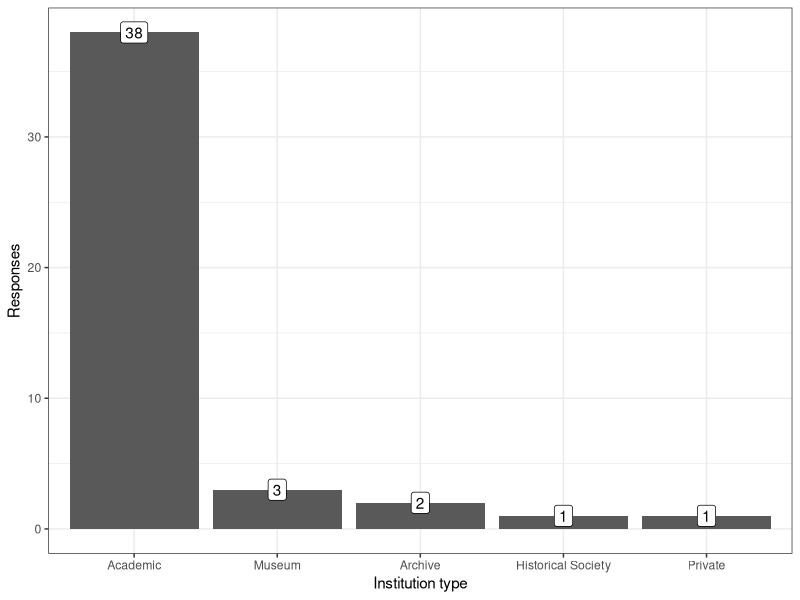
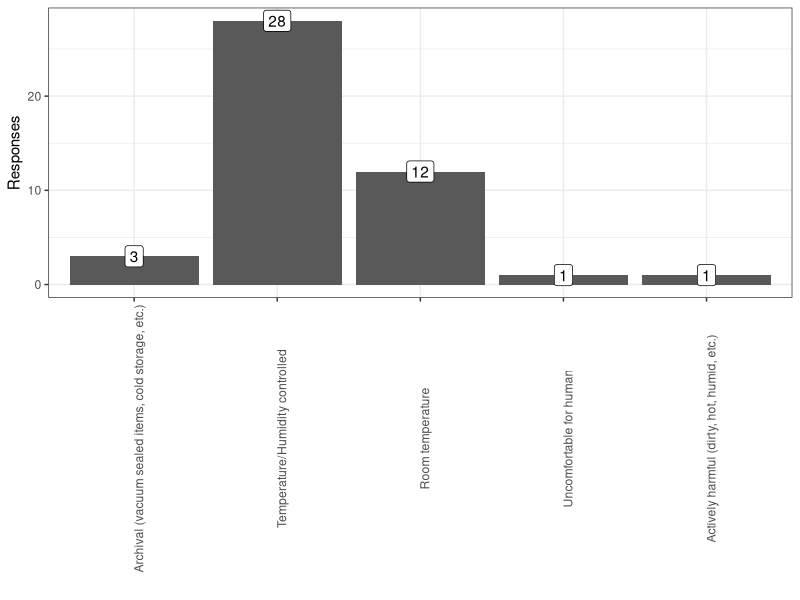
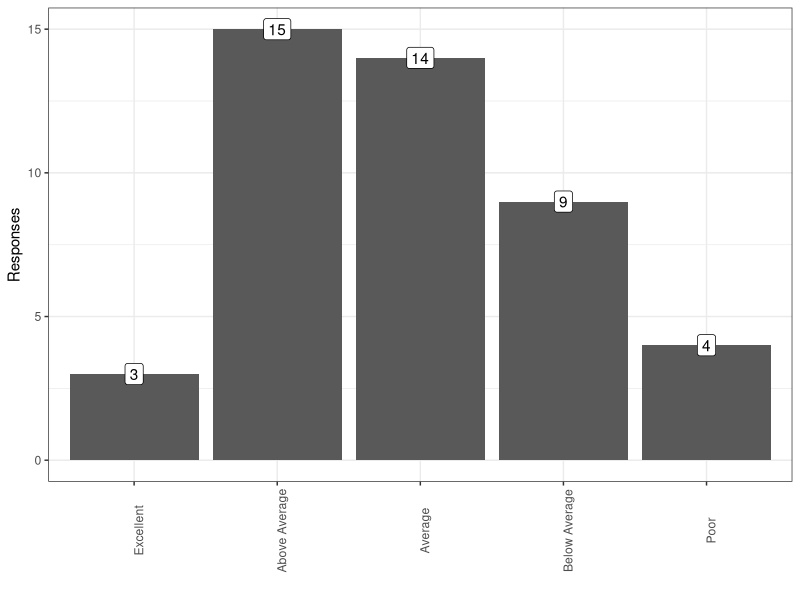
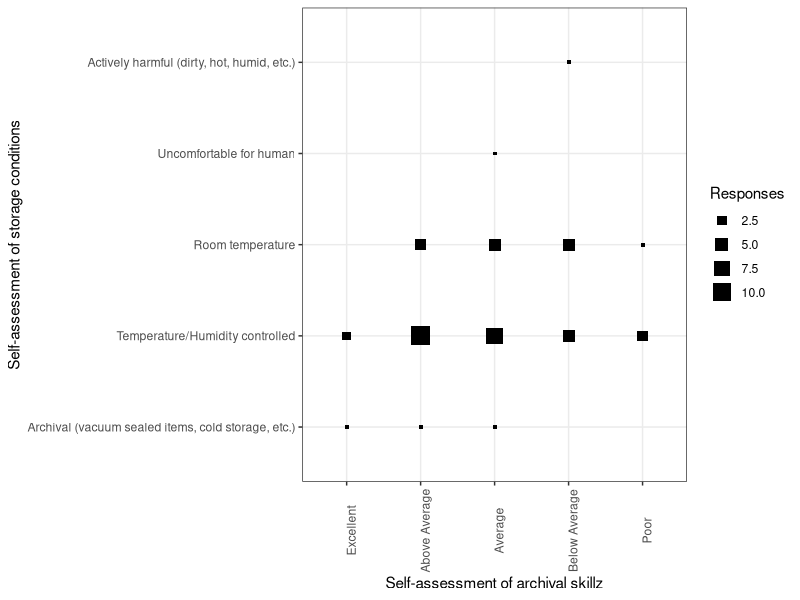
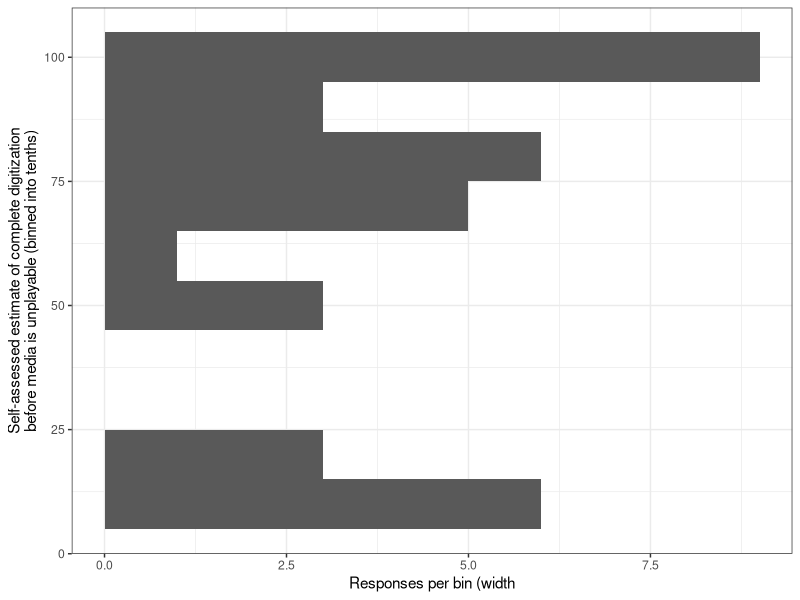
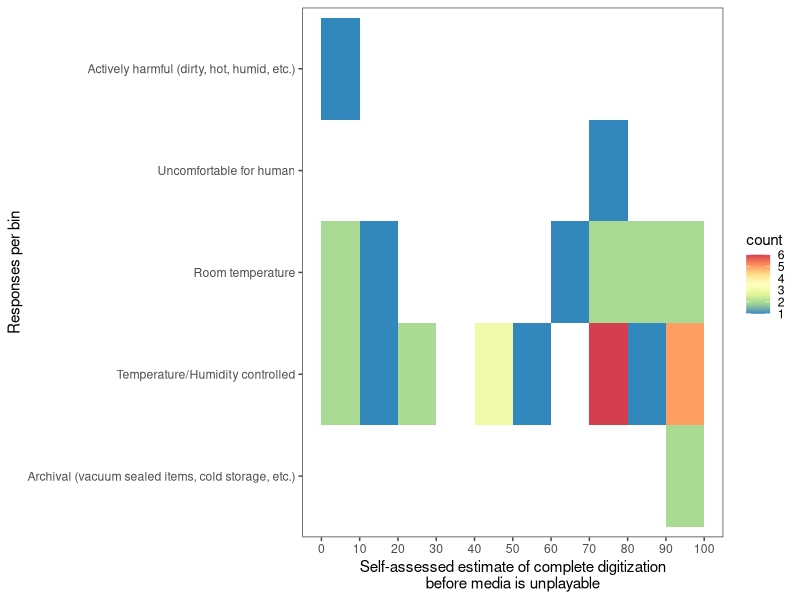
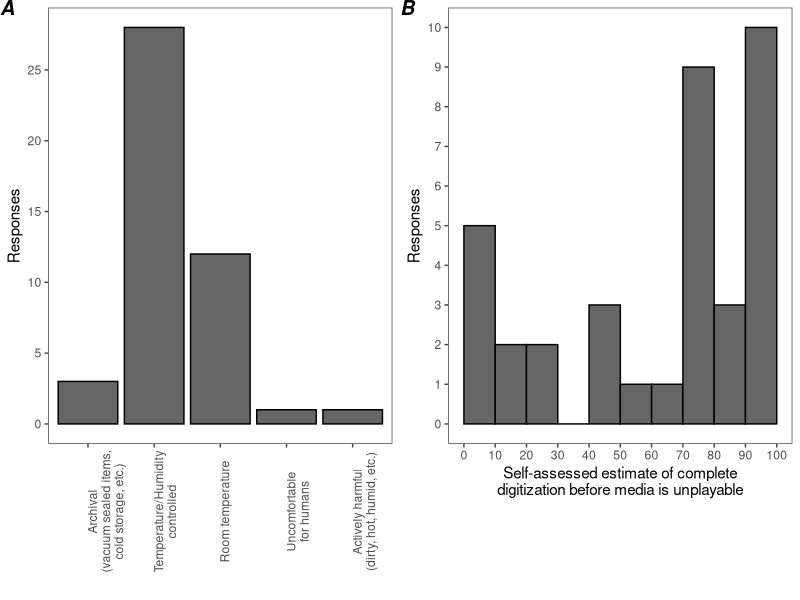
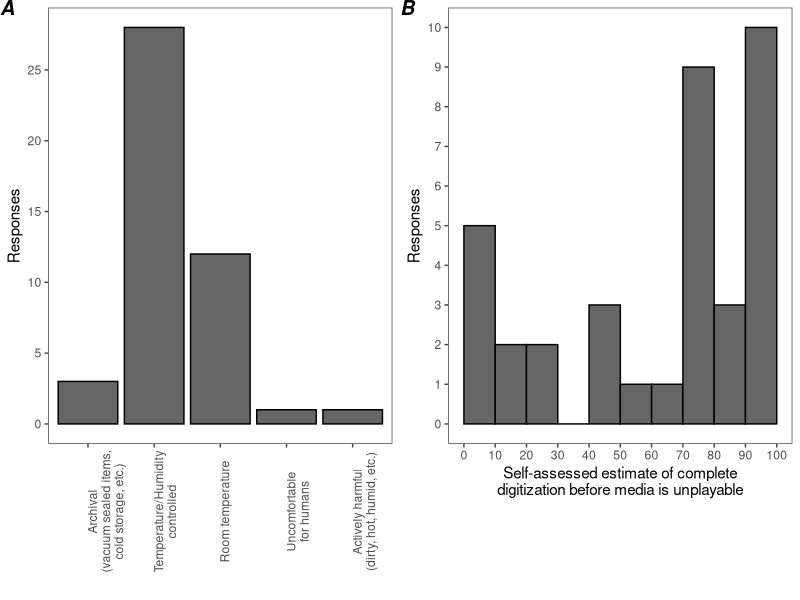

Reproduce these figures in R, in order. (Note: this script raises an error after producing the figures.)
## ---- chunk 1
# This is to just globally mute a lot of messages and errors
knitr::opts_chunk$set(echo=F,message=F,error=T,warning=F)
## ---- chunk 2
library(tidyverse)
library(ggrepel)
library(egg)
library(ComplexHeatmap)
library(circlize)
## ---- chunk 3
raw_datar <- read_csv("survey_data_2019.csv" ,
    col_names=c(
        "Key","State","InstitutionType","TotalItems",
        "StorageConditions",
        "Unstructured_StorageHistory",
        "Unstructured_CompletionEstimate",
        "PercentDigitizedBeforeUnplayable",
        "PracticeSelfAssesment",
        "Percentage_Open Reel Video","Percentage_U-Matic","Percentage_Betamax",
        "Percentage_VHS & S-VHS","Percentage_Betacam & Betacam SP",
        "Percentage_Video 8 & Hi8","Percentage_D2","Percentage_D3",
        "Percentage_DVCAM","Percentage_MiniDV","Percentage_DVCPro",
        "Percentage_Digital 8","Percentage_Open Reel Audio",
        "Percentage_Compact Cassette","Percentage_Microcassette",
        "Percentage_DAT","Percentage_DTRS","Percentage_F-1","Percentage_DCC",
        "Percentage_8-Track","Percentage_Other"),
    skip=1
    ) %>%
    mutate(PercentDigitizedBeforeUnplayable=sub("%","",
            PercentDigitizedBeforeUnplayable)
        )
all_responses <- raw_datar

risk_factors <- read_tsv("risk_assesment.tsv") %>%
    mutate(Risk=factor(Risk,
            levels=c("Low","Moderate","High","Very High","Extremely High")
        )   ) 

tdatar <- all_responses %>%
    gather(Format,Percentage,starts_with("Percentage_")) %>%
    mutate(Percentage=as.numeric(sub("%","",Percentage))) %>%
    mutate(EstItemCount=TotalItems*Percentage/100) %>%
    mutate(FormatName=sub("Percentage_","",Format)) %>% 
    left_join(risk_factors%>%rename(FormatName=Format),by="FormatName")
## ---- chunk 4
all_responses %>%
    {
    ggplot(.)+theme_bw()+
    aes(x=InstitutionType)+
    geom_bar()+
    scale_x_discrete(limits=names(sort(table(.$InstitutionType),decreasing=T)))+
    geom_label(aes(label=..count..,y=..count..),stat="count")+
    xlab("Institution type")+
    ylab("Responses")
    }
## ---- chunk 5
all_responses %>%
    filter(!is.na(StorageConditions)) %>%
    {
    ggplot(.)+theme_bw()+
    aes(x=StorageConditions)+
    geom_bar()+
    scale_x_discrete(limits=c(
            "Archival (vacuum sealed items, cold storage, etc.)",
            "Temperature/Humidity controlled",
            "Room temperature",
            "Uncomfortable for human",
            "Actively harmful (dirty, hot, humid, etc.)"
            )
        )+
    geom_label(aes(label=..count..,y=..count..),stat="count")+
    theme(axis.text.x=element_text(angle=90))+
    xlab("")+
    ylab("Responses")
    }
## ---- chunk 6
all_responses %>%
    filter(!is.na(PracticeSelfAssesment)) %>%
    {
    ggplot(.)+theme_bw()+
    aes(x=PracticeSelfAssesment)+
    geom_bar()+
    scale_x_discrete(limits=c(
            "Excellent",
            "Above Average",
            "Average",
            "Below Average",
            "Poor"
            )
        )+
    geom_label(aes(label=..count..,y=..count..),stat="count")+
    theme(axis.text.x=element_text(angle=90))+
    xlab("")+
    ylab("Responses")
    }
## ---- chunk 7
all_responses %>%
    filter(!is.na(PracticeSelfAssesment)) %>%
    filter(!is.na(StorageConditions)) %>%
    {
    ggplot(.)+theme_bw()+
    aes(x=PracticeSelfAssesment,y=StorageConditions)+
    stat_bin2d(geom="point",aes(size=..count..),shape=15)+
    guides(fill=F)+
    scale_x_discrete(limits=c(
            "Excellent",
            "Above Average",
            "Average",
            "Below Average",
            "Poor"
            )
        )+
    scale_y_discrete(limits=c(
            "Archival (vacuum sealed items, cold storage, etc.)",
            "Temperature/Humidity controlled",
            "Room temperature",
            "Uncomfortable for human",
            "Actively harmful (dirty, hot, humid, etc.)"
            )
        )+
    scale_size("Responses")+
    theme(axis.text.x=element_text(angle=90))+
    xlab("Self-assessment of archival skillz")+
    ylab("Self-assessment of storage conditions")
    }
## ---- chunk 8
all_responses %>%
    filter(!is.na(PercentDigitizedBeforeUnplayable)) %>%
    {
    ggplot(.)+theme_bw()+
    aes(x=as.numeric(PercentDigitizedBeforeUnplayable))+
    stat_bin(binwidth=10,geom="bar")+
    xlab("Self-assessed estimate of complete digitization\nbefore media is unplayable (binned into tenths)")+
    ylab("Responses per bin (width")+
    coord_flip()
    }
## ---- chunk 9
g_storage_vs_complete <- all_responses %>%
    filter(!is.na(StorageConditions)) %>%
    filter(!is.na(PercentDigitizedBeforeUnplayable)) %>%
    {
    ggplot(.)+
    theme_article()+scale_fill_distiller(palette="Spectral")+
    aes(x=as.numeric(PercentDigitizedBeforeUnplayable),y=StorageConditions)+
    scale_y_discrete(limits=c(
            "Archival (vacuum sealed items, cold storage, etc.)",
            "Temperature/Humidity controlled",
            "Room temperature",
            "Uncomfortable for human",
            "Actively harmful (dirty, hot, humid, etc.)"
            )
        )+
    stat_bin2d(binwidth=c(10,1))+
    xlab("Self-assessed estimate of complete digitization\nbefore media is unplayable")+
    ylab("Responses per bin")+
    scale_x_continuous(breaks=seq(0,100,10))
    }
g_storage_vs_complete
## ---- chunk 10

g_storage <- all_responses %>%
    filter(!is.na(StorageConditions)) %>%
    {
    ggplot(.)+theme_article()+
    aes(x=StorageConditions)+
    scale_x_discrete(limits=c(
            "Archival (vacuum sealed items, cold storage, etc.)",
            "Temperature/Humidity controlled",
            "Room temperature",
            "Uncomfortable for human",
            "Actively harmful (dirty, hot, humid, etc.)"
            ),
            labels=c(
            "Archival\n(vacuum sealed items,\ncold storage, etc.)",
            "Temperature/Humidity\ncontrolled",
            "Room temperature",
            "Uncomfortable\nfor humans",
            "Actively harmful\n(dirty, hot, humid, etc.)"
            )
        )+
    geom_bar(fill="grey40",color="black")+
    #geom_label(aes(label=..count..,y=..count..),stat="count")+
    scale_y_continuous(breaks=seq(0,40,5))+
    theme(axis.text.x=element_text(angle=90))+
    xlab("")+
    ylab("Responses")
    }
g_complete <- all_responses %>%
    filter(!is.na(PercentDigitizedBeforeUnplayable)) %>%
    {
    ggplot(.)+theme_article()+
    aes(x=as.numeric(PercentDigitizedBeforeUnplayable))+
    stat_bin(binwidth=10,center=5,geom="bar",fill="grey40",color="black")+
    xlab("Self-assessed estimate of complete\ndigitization before media is unplayable")+
    ylab("Responses")+
    scale_x_continuous(breaks=seq(0,100,10))+
    scale_y_continuous(breaks=seq(0,10,1))
    }
g_both <- ggarrange(g_storage,g_complete,nrow=1,labels=c("A","B"))
g_both

ggsave("storageConditions_and_completionEstimate.svg",g_both,width=6,height=4)
ggsave("storageConditions_and_completionEstimate.png",g_both,width=6,height=4)
## ---- chunk 11
g <- tdatar %>% 
    group_by(FormatName,Risk) %>%
    summarize(EstTotal=sum(EstItemCount,na.rm=T)) %>%
    filter(!is.na(Risk)) %>%
    filter(EstTotal>0) %>%
    ggplot()+
    theme_bw()+
    aes(x=Risk,y=EstTotal,label=FormatName)+
    geom_text_repel(box.padding=1,segment.color="grey60")+
    theme(axis.text.x=element_text(angle=90))+
    ylab("Total estimated items, across survey")+
    xlab("Risk Estimate")
g

g+geom_dotplot(binaxis="y",stackdir="center",binwidth=3e3)

g+geom_dotplot(binaxis="y",stackdir="center",binwidth=0.05)+
    scale_y_log10(labels=function(x){formatC(x,big.mark=",",format="d")},
        breaks=c(500+0.5,1e3,2e3,5e3+0.5,1e4,2e4,5e4+1,1e5,2e5))

ggsave("risk_and_totals_log.png",g+
    geom_dotplot(binaxis="y",stackdir="center",binwidth=0.05)+
    scale_y_log10(labels=function(x){formatC(x,big.mark=",",format="d")},
        breaks=c(500+0.5,1e3,2e3,5e3+0.5,1e4,2e4,5e4+1,1e5,2e5)),
    width=6,height=6)
ggsave("risk_and_totals_log.svg",g+
    geom_dotplot(binaxis="y",stackdir="center",binwidth=0.05)+
    scale_y_log10(labels=function(x){formatC(x,big.mark=",",format="d")},
        breaks=c(500+0.5,1e3,2e3,5e3+0.5,1e4,2e4,5e4+1,1e5,2e5)),
    width=6,height=6)

ggsave("risk_and_totals.png", g+
    scale_y_continuous(labels=function(x){formatC(x,big.mark=",",format="d")},
        breaks=seq(0,2e5,2e4),limits=c(-2e4,NA))+
        geom_dotplot(binaxis="y",stackdir="center",binwidth=3e3),
    width=6,height=6)
ggsave("risk_and_totals.svg", g+
    scale_y_continuous(labels=function(x){formatC(x,big.mark=",",format="d")},
        breaks=seq(0,2e5,2e4),limits=c(-2e4,NA))+
        geom_dotplot(binaxis="y",stackdir="center",binwidth=3e3) ,
    width=6,height=6)

## ---- chunk 12

g <- tdatar %>% 
    {
    ggplot(.)+
    theme_bw()+
    aes(x=FormatName,y=EstItemCount)+
    geom_boxplot(outlier.alpha=0,color="grey50")+
    geom_dotplot(binaxis="y",stackdir="center",dotsize=1.0,alpha=1.0,binwidth=0.05)+
    scale_y_log10(labels=function(x){formatC(x,big.mark=",",format="d")})+
    scale_x_discrete(
        limits=group_by(.,FormatName)%>%
            summarize(z=sum(EstItemCount,na.rm=T))%>%
            arrange(-z)%>%pull(FormatName)
        )+
    theme(axis.text.x=element_text(angle=90))+
    ylab("Each respondent's estimated items per format")+
    xlab("")
    }
g
ggsave("items_per_respondent.png",g,width=6,height=5)
ggsave("items_per_respondent.svg",g,width=6,height=5)

## ---- chunk 13
library(gplots)

heatmap_datar_counts <- tdatar %>% 
    filter(EstItemCount>0) %>%
    select(Key,State,InstitutionType,TotalItems,
        PercentDigitizedBeforeUnplayable,FormatName,EstItemCount) %>%
    spread(FormatName,EstItemCount,fill=0) %>%
    arrange(-as.numeric(PercentDigitizedBeforeUnplayable))
heatmap_datar_counts%>%pull(PercentDigitizedBeforeUnplayable)

counts_matrix <- as.matrix(log10(heatmap_datar_counts[,-c(1,2,3,4,5)]+1))

#risk_palette <- 
#    rev(colorRampPalette(brewer.pal(n=9,name="Spectral"))(
#        length(levels(risk_factors$Risk))
#    ))[
#        tibble(Format=colnames(heatmap_datar_counts)[
#                6:ncol(heatmap_datar_counts)]
#            )%>%    
#            left_join(risk_factors,by="Format")%>%pull(Risk)
#        ] 

# Thanks colorbrewer2 website!
colorz <- setNames(c('#ffffb2','#fecc5c','#fd8d3c','#f03b20','#bd0026'),
        levels(risk_factors$Risk))
risk_palette <- colorz[
        tibble(Format=colnames(heatmap_datar_counts)[
                6:ncol(heatmap_datar_counts)]
            )%>%    
            left_join(risk_factors,by="Format")%>%pull(Risk)
        ] 
k <- data.frame(fill=colorz[levels(risk_factors$Risk)],y=levels(risk_factors$Risk)) %>%
    ggplot()+theme_classic()+
    aes(fill=y,x=1,y=y)+
    scale_fill_manual("Risk",values=colorz)+
    scale_y_discrete(limits=levels(risk_factors$Risk))+
    guides(fill=F)+
    geom_tile()+
    theme(axis.text.x=element_blank(),axis.ticks=element_blank(),
        axis.line=element_blank())+
    ylab("")+xlab("")
k
ggsave("heatmap_key.png",k,width=3,height=2)

tickfunc <- function() {
            breaks <- 10^seq(1,5,0.1)
            which_ones <- c(11,21,31,41)
            return(list(
                at=parent.frame()$scale01(log10(breaks[which_ones])),
                labels=formatC(breaks[which_ones],big.mark=",",format="d")
                ))
           }


svg("magnetic_heatmap_ordered_by_chance_completion_at_top.svg",width=6,height=6)
heatmap.2(counts_matrix,
    key.xlab="Estimated Items",
    col=colorRampPalette(brewer.pal(n=9,name="PuBuGn"))(100),
    ColSideColors=risk_palette,
    margins=c(08,5),
    labRow=ifelse(!is.na(heatmap_datar_counts$PercentDigitizedBeforeUnplayable),
        paste0(heatmap_datar_counts$PercentDigitizedBeforeUnplayable,"%"),"no data"),
    srtCol=45,
    density.info="none",
    trace="none",
    dendrogram="col",
    Rowv=F,
    reorderfun=function(d, w) rev(reorder(d, w, agglo.FUN = mean)),
    ylab="Respondent, ordered by estimated completion",
    key.xtickfun=tickfunc
    )
dev.off()

svg("magnetic_heatmap_clustered_rows.svg",width=6,height=6)
heatmap.2(counts_matrix,
    key.xlab="Estimated Items",
    col=colorRampPalette(brewer.pal(n=9,name="PuBuGn"))(100),
    ColSideColors=risk_palette,
    margins=c(08,5),
    labRow=ifelse(!is.na(heatmap_datar_counts$PercentDigitizedBeforeUnplayable),
        paste0(heatmap_datar_counts$PercentDigitizedBeforeUnplayable,"%"),"no data"),
    srtCol=45,
    density.info="none",
    trace="none",
    dendrogram="both",
    reorderfun=function(d, w) rev(reorder(d, w, agglo.FUN = mean)),
    ylab="Respondent",
    key.xtickfun=tickfunc
    )
dev.off()


library(RColorBrewer)


## ---- chunk 14
library(seriation)

seriation_of_matrix <- seriate(as.matrix(log10(heatmap_datar_counts[,-c(1,2,3,4)]+1)))
#, method = "BEA_TSP")

heatmap_datar_counts <- tdatar %>% 
    filter(EstItemCount>0) %>%
    select(Key,State,InstitutionType,TotalItems,FormatName,EstItemCount) %>%
    spread(FormatName,EstItemCount,fill=0)

counts_valz <- log10(unlist(heatmap_datar_counts[,-c(1,2,3,4)])+1)

col_ann <- risk_factors %>% rename(FormatName=Format) %>% as.data.frame()
rownames(col_ann) <- col_ann[[1]]
col_ann <- col_ann %>% select(-FormatName) %>% rename(`Format Risk`=Risk)

risk_annotation <- HeatmapAnnotation(
    `Format Risk`=col_ann$`Format Risk`,
    col=list(`Format Risk`=c(
            `Extremely High`="#7b3294",`Very High`="#c2a5cf",
            `High`="#a6dba0",`Moderate`="#008837"
    )   )   )
the_heatmap <- Heatmap(
    log10(heatmap_datar_counts[,-c(1,2,3,4)]+1),
    top_annotation=risk_annotation,
    col=colorRamp2(
        c(min(counts_valz),median(counts_valz),max(counts_valz)),
        c("#ffffff", "#fefefe", "#000000")
        ),
    heatmap_legend_param = list(
        title="Item counts", 
        at=log10(c(10+1,1000+1,1e4+1,5e4+1)),
        labels=c(10,1000,1e4,5e4),
        legend_height = unit(6, "cm"),
        heatmap_legend_side="bottom"
        ),
    row_order=get_order(seriation_of_matrix,1),
    column_order=get_order(seriation_of_matrix,2)
    )
ht_list <- the_heatmap 
g <- draw(ht_list, heatmap_legend_side = "right", annotation_legend_side = "right")
## ---- chunk 15
heatmap_datar_frac <- tdatar %>% 
    filter(EstItemCount>0) %>%
    select(Key,State,InstitutionType,TotalItems,FormatName,Percentage) %>%
    mutate(Fraction=Percentage/100)%>%
    select(-Percentage) %>%
    spread(FormatName,Fraction,fill=0)

#TotalItems,StorageConditions,PercentDigitizedBeforeUnplayable,PracticeSelfAssessment,

frac_valz <- unlist(heatmap_datar_frac[,-c(1,2,3,4)])

col_ann <- risk_factors %>% rename(FormatName=Format) %>% as.data.frame()
rownames(col_ann) <- col_ann[[1]]
col_ann <- col_ann %>% select(-FormatName) %>% rename(`Format Risk`=Risk)

risk_annotation <- HeatmapAnnotation(
    `Format Risk`=col_ann$`Format Risk`,
    col=list(
        `Format Risk`=c(
            `Extremely High`="#7b3294",`Very High`="#c2a5cf",
            `High`="#a6dba0",`Moderate`="#008837"
            )
    )   )
the_heatmap <- Heatmap(
    log10(heatmap_datar_frac[,-c(1,2,3,4)]+.001),
    top_annotation=risk_annotation,
    col=colorRamp2(
        log10(c(min(frac_valz),median(frac_valz),max(frac_valz))+.001),
        c("#ffffff", "#fefefe", "#000000")
        ),
    heatmap_legend_param = list(
        title="Fraction of\ncollection", 
        at=log10(c(0,0.05,0.1,0.30)+0.001),
        labels=c("1%","5%","10%","30%"),
        legend_height = unit(6, "cm"),
        heatmap_legend_side="bottom"
        )
    )
ht_list <- the_heatmap 
g <- draw(ht_list, heatmap_legend_side = "right", annotation_legend_side = "right")



## ---- chunk 16
pca_datar <- tdatar %>% select(Key,TotalItems,FormatName,EstItemCount) %>%
    spread(FormatName,EstItemCount,fill=0)

matrix_by_inst <- as.matrix(pca_datar[,-c(1,2)])
rownames(matrix_by_inst) <- pca_datar[,1][[1]]
cluster_inst <- hclust(dist(scale(matrix_by_inst))) 
matrix_by_media <- t(as.matrix(pca_datar[,-c(1,2)]))
cluster_media <- hclust(dist(scale(matrix_by_media)))
## ---- chunk 17
pca_media <- prcomp(t(matrix_by_media[apply(matrix_by_media,1,sum)>0,]),center=T,scale=T)

media_pca_plot <- pca_media$rotation %>% 
    {bind_cols(tibble(Format=rownames(.)),as.tibble(.))} %>%
    select(Format,PC1,PC2,PC3,PC4,PC5,PC6) %>% 
    ggplot()+theme_bw()+
    aes(label=Format)+
    geom_point()+
    geom_label_repel()
media_pca_plot + aes(x=PC1,y=PC2)
## ---- chunk 18
media_pca_plot + aes(x=PC3,y=PC4)
## ---- chunk 19
pca_inst <- prcomp(t(matrix_by_inst[apply(matrix_by_inst,1,sum)>0,] ),center=T,scale=T)
percent_varz <- signif(pca_inst$sdev / sum(pca_inst$sdev) * 100,3)

filtered_mbi <- matrix_by_inst[apply(matrix_by_inst,1,sum)>0,]

pdatar <- pca_inst$rotation %>% 
    {bind_cols(tibble(Key=rownames(.)),as.tibble(.))} %>%
    select(Key,PC1,PC2,PC3,PC4,PC5,PC6) %>% 
    left_join(all_responses%>%mutate(Key=as.character(Key)),by="Key") 

inst_pca_plot <- pdatar %>%
    ggplot()+theme_bw()+
    aes(label=Key)+
    geom_point()+
    geom_label_repel()
pc12 <- inst_pca_plot+aes(x=PC1,y=PC2)+
    xlab(paste0("PC1 ",percent_varz[1],"% variance"))+
    ylab(paste0("PC2 ",percent_varz[2],"% variance"))
pc34 <- inst_pca_plot + aes(x=PC3,y=PC4)+
    xlab(paste0("PC3 ",percent_varz[3],"% variance"))+
    ylab(paste0("PC4 ",percent_varz[4],"% variance"))
pc56 <- inst_pca_plot + aes(x=PC5,y=PC6)+
    xlab(paste0("PC5 ",percent_varz[5],"% variance"))+
    ylab(paste0("PC6 ",percent_varz[6],"% variance"))

pc12+aes(fill=InstitutionType)
pc34+aes(fill=InstitutionType)
pc56+aes(fill=InstitutionType)
## ---- chunk 20
z <- apply(pca_inst$rotation[,1:6],2,
    function(x){
       lapply(apply(filtered_mbi,2,cor.test,x,method="pearson"),
            function(y){
                data.frame(pval=y$p.value,est=y$estimate)
            })
    })
rez <- data.frame(PC=NA,Format=NA,pval=NA,est=NA)
for (i in names(z)) {
    for (j in names(z[i][[1]])) {
        rez <- rbind(rez,cbind(data.frame(PC=i,Format=j),z[i][[1]][j][[1]]))
    }
}
rez <- rez[-1,]
# god that's ugly, I forgot how to do a for loop for a bit there
ggplot(rez)+theme_bw()+
    aes(label=Format,x=-log10(pval),y=est)+
    facet_wrap(~PC)+
    geom_point()+
    geom_label_repel(data=subset(rez,pval<0.05))
## ---- chunk 21
pc14 <- inst_pca_plot+aes(x=PC1,y=PC4,fill=as.numeric(sub("%","",Percentage_Other)))+
    xlab(paste0("PC1 ",percent_varz[1],"% variance"))+
    ylab(paste0("PC4 ",percent_varz[4],"% variance"))+
    scale_fill_distiller("Other",palette="Spectral",na.value="lightblue")
pc14

pc23 <- inst_pca_plot + aes(x=PC2,y=PC3)+
    xlab(paste0("PC2 ",percent_varz[2],"% variance"))+
    ylab(paste0("PC3 ",percent_varz[3],"% variance"))

pc23+aes(fill=as.numeric(sub("%","",`Percentage_Other`)))+
    scale_fill_distiller("Other",palette="Spectral",na.value="lightblue")

pc23+aes(fill=0+
        as.numeric(sub("%","",`Percentage_U-Matic`))+
        as.numeric(sub("%","",`Percentage_Betacam & Betacam SP`))
        )+
    scale_fill_distiller("Umatic or Betacam",palette="Spectral",na.value="lightblue")

## ---- chunk 22
z <- apply(pca_inst$rotation[,1:6],2,
    function(x){
       lapply(apply(filtered_mbi,2,cor.test,x,method="spearman"),
            function(y){
                data.frame(pval=y$p.value,est=y$estimate)
            })
    })
rez <- data.frame(PC=NA,Format=NA,pval=NA,est=NA)
for (i in names(z)) {
    for (j in names(z[i][[1]])) {
        rez <- rbind(rez,cbind(data.frame(PC=i,Format=j),z[i][[1]][j][[1]]))
    }
}
rez <- rez[-1,]
# god that's ugly, I forgot how to do a for loop for a bit there
ggplot(rez)+theme_bw()+
    aes(label=Format,x=-log10(pval),y=est)+
    facet_wrap(~PC)+
    geom_point()+
    geom_label_repel(data=subset(rez,pval<0.05))
